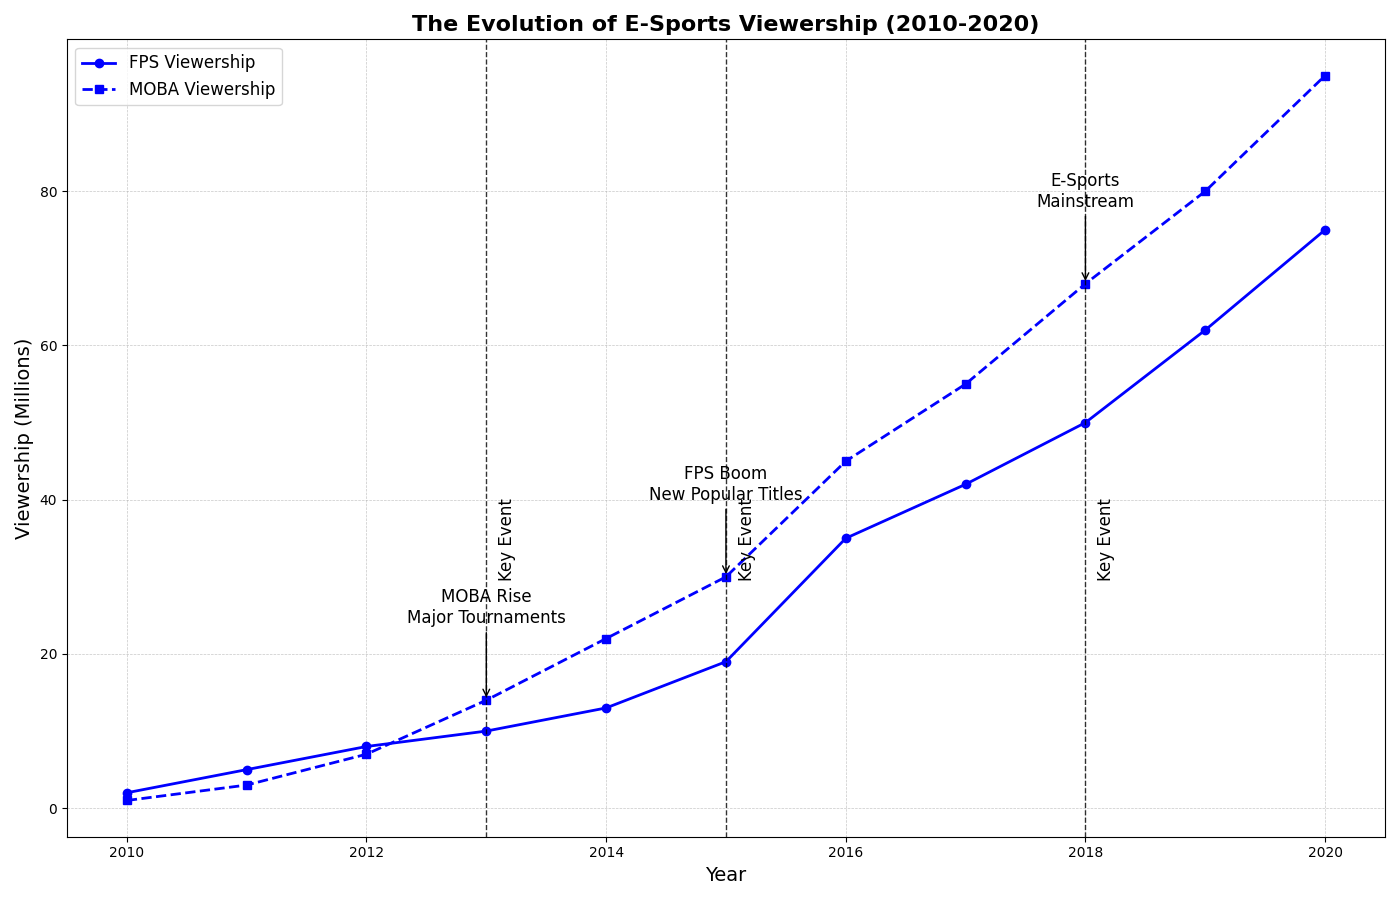

Write the Python code that produced this figure.
import matplotlib.pyplot as plt
import numpy as np

years = np.arange(2010, 2021)

fps_viewership = [2, 5, 8, 10, 13, 19, 35, 42, 50, 62, 75]
moba_viewership = [1, 3, 7, 14, 22, 30, 45, 55, 68, 80, 95]

fig, ax1 = plt.subplots(figsize=(14, 9))

single_color = 'blue'
ax1.plot(years, fps_viewership, color=single_color, linestyle='-', linewidth=2, marker='o', label='FPS Viewership')
ax1.plot(years, moba_viewership, color=single_color, linestyle='--', linewidth=2, marker='s', label='MOBA Viewership')

ax1.grid(True, linestyle='--', linewidth=0.5, alpha=0.7)

ax1.set_title('The Evolution of E-Sports Viewership (2010-2020)', fontsize=16, weight='bold')
ax1.set_xlabel('Year', fontsize=14)
ax1.set_ylabel('Viewership (Millions)', fontsize=14)

highlight_years = [2013, 2015, 2018]
for year in highlight_years:
    ax1.axvline(x=year, color='black', linestyle='--', linewidth=1, alpha=0.8)
    ax1.text(year + 0.1, 30, f'Key Event', color='black', fontsize=12, rotation=90)

key_events = {
    '2013': 'MOBA Rise\nMajor Tournaments',
    '2015': 'FPS Boom\nNew Popular Titles',
    '2018': 'E-Sports\nMainstream'
}

for year, event in key_events.items():
    ax1.annotate(event, xy=(int(year), moba_viewership[years.tolist().index(int(year))]), 
                 xytext=(int(year), moba_viewership[years.tolist().index(int(year))] + 10),
                 arrowprops=dict(facecolor='black', arrowstyle='->'),
                 fontsize=12, ha='center')

ax1.legend(loc='upper left', fontsize=12)

plt.tight_layout()
plt.show()
